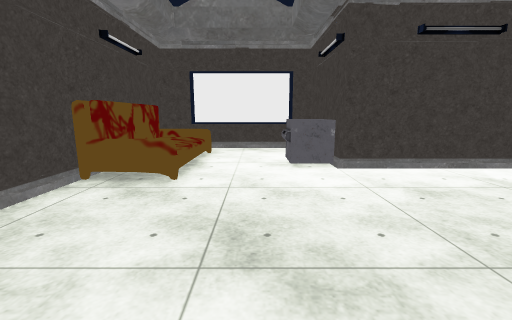
View 1 (above)

12 first-person views from a walk through a Unity game level. The camera is 1.3 m above the floor, tilts 10° down and sees 90° across. The floor is counted in squares, 1 m on a side. Each view is taken from the middle of a square. On the plan, view 1 faces up. The plan holds only what a view shows up to about 13 squares ahead; the rest is blank. The place goes on beyond the plan. The player character is not drawn. Some surface patterns are stand-ins.

View 2
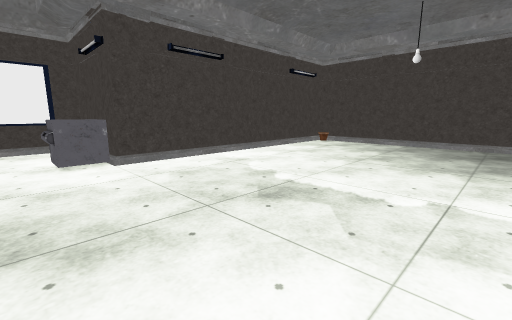

View 3
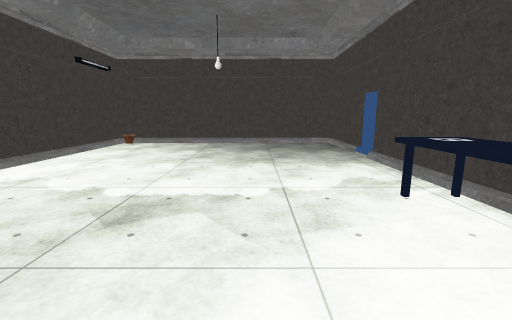

View 4
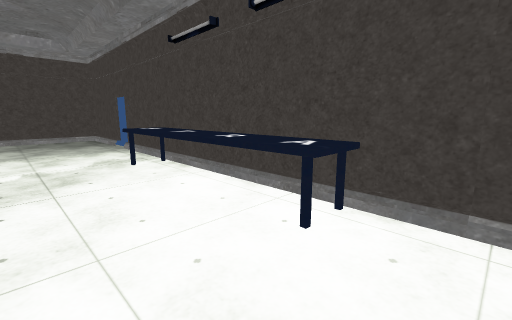

View 5
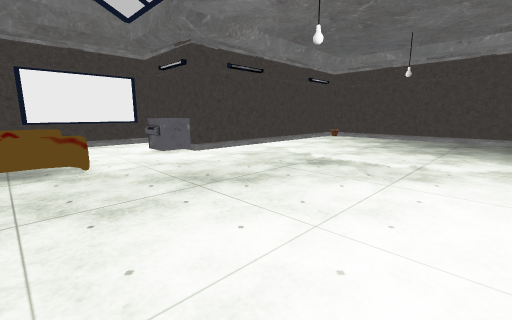

View 6
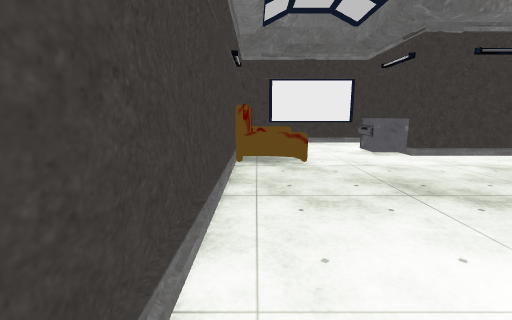

View 7
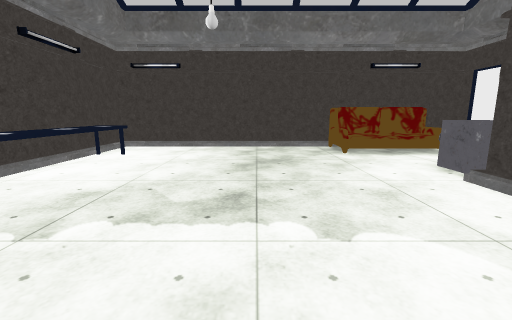

View 8
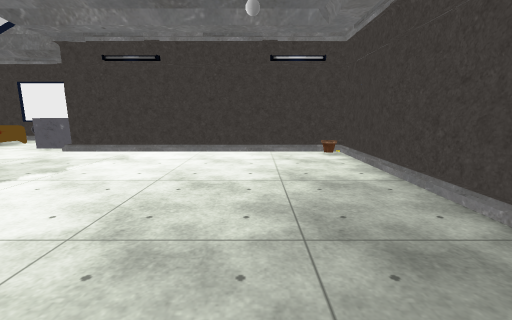

View 9
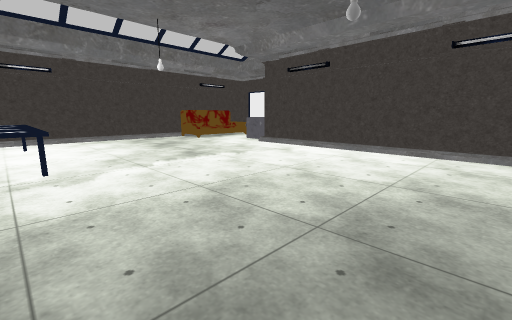

View 10
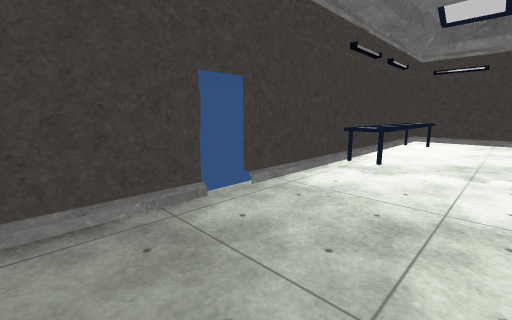

View 11
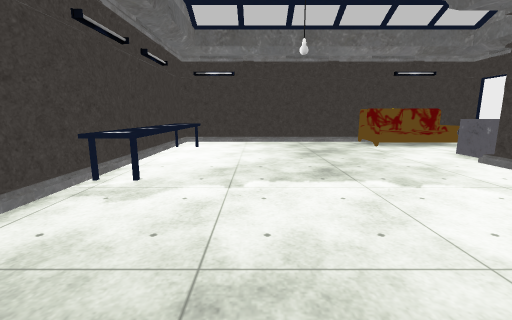

View 12
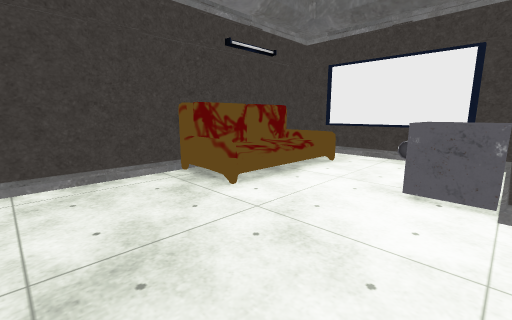

### Floor plan
Key: @ floor where view 1 was taken; # wall or solid block; x gap in a wall; . floor; / step, stairs or slope; ^ raised ledge; S sofa; T table.
Columns run from 4 left of view 1 to 13 right of it. Each row starts with its distance up from view 1.
 11 #######
 10 ########
  9 #SS....#
  8 #SS....#
  7 # S..^^##########
  6 #SS...//////////##
  5 #SS............./#
  4 #...............##
  3 #...............#
  2 #...............##
  1 #................#
  0 #...@...........##
 -1 #...............#
 -2 #...............#
 -3 #..TTTTTT.......#
 -4 ############ x###

Where each view was taken, in squares from view 1:
view 1: 0 up, 0 right, facing up
view 2: 1 down, 0 right, facing up-right
view 3: 0 up, 0 right, facing right
view 4: 0 up, 3 left, facing down-right
view 5: 2 down, 3 left, facing up-right
view 6: 2 down, 3 left, facing up
view 7: 2 up, 7 right, facing left
view 8: 3 down, 9 right, facing up
view 9: 3 down, 11 right, facing up-left
view 10: 0 up, 11 right, facing down-left
view 11: 0 up, 9 right, facing left
view 12: 2 up, 2 right, facing up-left
